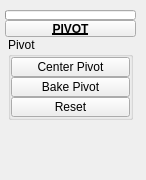
<?xml version="1.0" encoding="UTF-8"?>
<ui version="4.0">
 <class>QtUi</class>
 <widget class="QMainWindow" name="QtUi">
  <property name="enabled">
   <bool>true</bool>
  </property>
  <property name="geometry">
   <rect>
    <x>0</x>
    <y>0</y>
    <width>146</width>
    <height>180</height>
   </rect>
  </property>
  <property name="minimumSize">
   <size>
    <width>0</width>
    <height>0</height>
   </size>
  </property>
  <property name="maximumSize">
   <size>
    <width>999</width>
    <height>999</height>
   </size>
  </property>
  <property name="windowTitle">
   <string>Toolkit</string>
  </property>
  <property name="tabShape">
   <enum>QTabWidget::Triangular</enum>
  </property>
  <property name="dockNestingEnabled">
   <bool>true</bool>
  </property>
  <property name="dockOptions">
   <set>QMainWindow::AllowNestedDocks|QMainWindow::AllowTabbedDocks|QMainWindow::AnimatedDocks|QMainWindow::ForceTabbedDocks</set>
  </property>
  <widget class="QWidget" name="mainWindow">
   <widget class="QWidget" name="layoutWidget_2">
    <property name="geometry">
     <rect>
      <x>5</x>
      <y>10</y>
      <width>131</width>
      <height>159</height>
     </rect>
    </property>
    <layout class="QGridLayout" name="gridLayout_2">
     <property name="spacing">
      <number>0</number>
     </property>
     <item row="0" column="1" colspan="2">
      <widget class="ProgressBar" name="progressBar">
       <property name="sizePolicy">
        <sizepolicy hsizetype="Ignored" vsizetype="Fixed">
         <horstretch>0</horstretch>
         <verstretch>0</verstretch>
        </sizepolicy>
       </property>
       <property name="minimumSize">
        <size>
         <width>0</width>
         <height>10</height>
        </size>
       </property>
       <property name="maximumSize">
        <size>
         <width>16777215</width>
         <height>10</height>
        </size>
       </property>
       <property name="value">
        <number>0</number>
       </property>
       <property name="textVisible">
        <bool>false</bool>
       </property>
      </widget>
     </item>
     <item row="2" column="1" colspan="2">
      <layout class="QHBoxLayout" name="horizontalLayout">
       <item>
        <layout class="QVBoxLayout" name="verticalLayout">
         <property name="spacing">
          <number>0</number>
         </property>
         <item>
          <widget class="QGroupBox" name="Pivot">
           <property name="enabled">
            <bool>true</bool>
           </property>
           <property name="minimumSize">
            <size>
             <width>125</width>
             <height>0</height>
            </size>
           </property>
           <property name="maximumSize">
            <size>
             <width>125</width>
             <height>999</height>
            </size>
           </property>
           <property name="title">
            <string>Pivot</string>
           </property>
           <layout class="QVBoxLayout" name="verticalLayout_2">
            <property name="spacing">
             <number>0</number>
            </property>
            <property name="leftMargin">
             <number>0</number>
            </property>
            <property name="topMargin">
             <number>0</number>
            </property>
            <property name="rightMargin">
             <number>0</number>
            </property>
            <property name="bottomMargin">
             <number>0</number>
            </property>
            <item>
             <widget class="PushButton" name="tb001">
              <property name="enabled">
               <bool>true</bool>
              </property>
              <property name="minimumSize">
               <size>
                <width>0</width>
                <height>20</height>
               </size>
              </property>
              <property name="maximumSize">
               <size>
                <width>999</width>
                <height>20</height>
               </size>
              </property>
              <property name="toolTip">
               <string>Center the the selected object's pivot.</string>
              </property>
              <property name="text">
               <string>Center Pivot</string>
              </property>
              <property name="iconSize">
               <size>
                <width>18</width>
                <height>18</height>
               </size>
              </property>
             </widget>
            </item>
            <item>
             <widget class="QPushButton" name="b004">
              <property name="enabled">
               <bool>true</bool>
              </property>
              <property name="minimumSize">
               <size>
                <width>0</width>
                <height>20</height>
               </size>
              </property>
              <property name="maximumSize">
               <size>
                <width>999</width>
                <height>20</height>
               </size>
              </property>
              <property name="toolTip">
               <string>Set selected object(s) transform to the current tool's custom axis orintaion.</string>
              </property>
              <property name="text">
               <string>Bake Pivot</string>
              </property>
              <property name="iconSize">
               <size>
                <width>18</width>
                <height>18</height>
               </size>
              </property>
             </widget>
            </item>
            <item>
             <widget class="PushButton" name="tb000">
              <property name="enabled">
               <bool>true</bool>
              </property>
              <property name="minimumSize">
               <size>
                <width>0</width>
                <height>20</height>
               </size>
              </property>
              <property name="maximumSize">
               <size>
                <width>999</width>
                <height>20</height>
               </size>
              </property>
              <property name="toolTip">
               <string>Reset pivot transforms</string>
              </property>
              <property name="text">
               <string>Reset</string>
              </property>
              <property name="iconSize">
               <size>
                <width>18</width>
                <height>18</height>
               </size>
              </property>
             </widget>
            </item>
           </layout>
          </widget>
         </item>
         <item>
          <spacer name="verticalSpacer">
           <property name="orientation">
            <enum>Qt::Vertical</enum>
           </property>
           <property name="sizeHint" stdset="0">
            <size>
             <width>20</width>
             <height>40</height>
            </size>
           </property>
          </spacer>
         </item>
        </layout>
       </item>
      </layout>
     </item>
     <item row="1" column="1" colspan="2">
      <widget class="PushButtonDraggable" name="draggable_header">
       <property name="minimumSize">
        <size>
         <width>19</width>
         <height>17</height>
        </size>
       </property>
       <property name="maximumSize">
        <size>
         <width>999</width>
         <height>17</height>
        </size>
       </property>
       <property name="font">
        <font>
         <weight>75</weight>
         <bold>true</bold>
         <underline>true</underline>
        </font>
       </property>
       <property name="text">
        <string>PIVOT</string>
       </property>
       <property name="checkable">
        <bool>true</bool>
       </property>
      </widget>
     </item>
    </layout>
   </widget>
  </widget>
 </widget>
 <customwidgets>
  <customwidget>
   <class>PushButtonDraggable</class>
   <extends>QPushButton</extends>
   <header>widgets.pushbuttondraggable.h</header>
  </customwidget>
  <customwidget>
   <class>ProgressBar</class>
   <extends>QProgressBar</extends>
   <header>widgets.progressbar.h</header>
  </customwidget>
  <customwidget>
   <class>PushButton</class>
   <extends>QPushButton</extends>
   <header>widgets.pushbutton.h</header>
  </customwidget>
 </customwidgets>
 <resources/>
 <connections/>
 <designerdata>
  <property name="gridDeltaX">
   <number>5</number>
  </property>
  <property name="gridDeltaY">
   <number>5</number>
  </property>
  <property name="gridSnapX">
   <bool>true</bool>
  </property>
  <property name="gridSnapY">
   <bool>true</bool>
  </property>
  <property name="gridVisible">
   <bool>true</bool>
  </property>
 </designerdata>
</ui>
